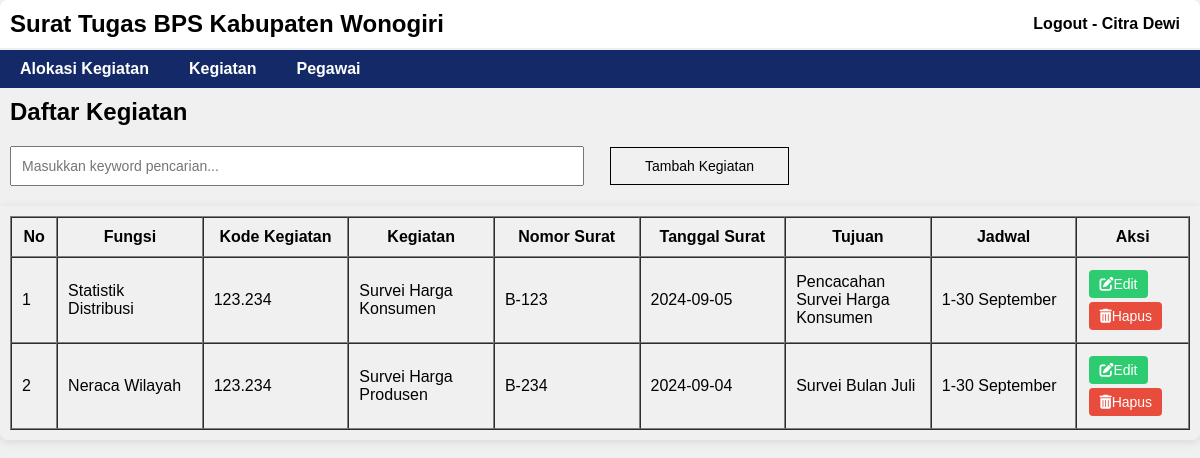
Screenshot of /kegiatan.php (signed in) with the database file from the repository.
### tables this page shows
CREATE TABLE `activities` (
  `id` int(11) NOT NULL,
  `fungsi` varchar(255) DEFAULT NULL,
  `kode_kegiatan` varchar(255) DEFAULT NULL,
  `activity` varchar(255) DEFAULT NULL,
  `nomor_surat` varchar(255) DEFAULT NULL,
  `tanggal_surat` date DEFAULT NULL,
  `tujuan_kegiatan` varchar(255) DEFAULT NULL,
  `jadwal` varchar(50) DEFAULT NULL
);

### kegiatan.php (the view, shortened to what this page needs)
<?php
include_once("db_connection.php");
$nip = $_SESSION["nip"];
$keyword = isset($_GET['keyword']) ? $_GET['keyword'] : '';
if ($_SESSION['level'] == "Administrator") {
    if ($keyword) {
        $stmt = $conn->prepare("SELECT * FROM activities WHERE activity LIKE ? OR kode_kegiatan LIKE ? OR tujuan_kegiatan LIKE ? ORDER BY activity");
        $searchTerm = '%' . $keyword . '%';
        $stmt->bind_param('sss', $searchTerm, $searchTerm, $searchTerm);
        $stmt->execute();
        $result = $stmt->get_result();
    } else {
        $result = $conn->query("SELECT * FROM activities ORDER BY activity");
    }
} else {
    $result = $conn->query("SELECT * FROM activities WHERE nip='$nip'");
}
?>
<!DOCTYPE html>
<html lang="en">
<head>
    <link rel="stylesheet" href="https://cdnjs.cloudflare.com/ajax/libs/font-awesome/6.0.0-beta3/css/all.min.css" />
    <link rel="stylesheet" href="styles.css">
</head>
<body>
    <?php include 'header.php'; ?>
    <div class="container">
        <div class="title">
            <h1>Daftar Kegiatan</h1>
        </div>
        <div class="row">
            <div class="cari">
                <input type="text" name="keyword" id="keyword" placeholder="Masukkan keyword pencarian..." autocomplete="off" onkeyup="searchKegiatan()">
            </div>
            <div class="tambah">
                <a href="kegiatan_tambah.php" class="hero-btn">Tambah Kegiatan</a>
            </div>
        </div>
        <main>
            <table border="1" cellpadding="10" cellspacing="0">
                <thead>
                    <tr>
                        <th width='1%'>No</th>
                        <th width='10%'>Fungsi</th>
                        <th width='10%'>Kode Kegiatan</th>
                        <th width='10%'>Kegiatan</th>
                        <th width='10%'>Nomor Surat</th>
                        <th width='10%'>Tanggal Surat</th>
                        <th width='10%'>Tujuan</th>
                        <th width='10%'>Jadwal</th>
                        <th width='5%'>Aksi</th>
                    </tr>
                </thead>
                <tbody id="kegiatan-table">
                    <?php
                    if ($result->num_rows > 0) {
                        $id = 1;
                        while ($row = $result->fetch_assoc()) {
                            echo "<tr>";
                            echo "<td>" . $id++ . "</td>";
                            echo "<td>" . $row['fungsi'] . "</td>";
                            echo "<td>" . $row['kode_kegiatan'] . "</td>";
                            echo "<td>" . $row['activity'] . "</td>";
                            echo "<td>" . $row['nomor_surat'] . "</td>";
                            echo "<td>" . $row['tanggal_surat'] . "</td>";
                            echo "<td>" . $row['tujuan_kegiatan'] . "</td>";
                            echo "<td>" . $row['jadwal'] . "</td>";
                            echo "<td>";
                            echo "<a href='kegiatan_ubah.php?id=" . $row['id'] . "' class='btn-edit'><i class='fas fa-edit'></i> Edit</a> <br>";
                            echo "<a href='#' class='btn-delete' onclick='deleteActivity(" . $row['id'] . "); return false;'><i class='fas fa-trash-alt'></i> Hapus</a>";
                            echo "</td>";
                            echo "</tr>";
                        }
                    } else {
                        echo "<tr><td colspan='9'>Tidak ada kegiatan yang tersedia.</td></tr>";
                    }
                    ?>
                </tbody>
            </table>
        </main>
    </div>
</body>
</html>

### styles.css (style rules this page uses)
body { font-family: Arial, sans-serif; margin: 0; padding: 0; background-color: #f0f0f0; justify-content: center; align-items: center; }
.title { display: flex; justify-content: space-between; padding: 10px; align-items: center; }
main { flex: 1; padding: 10px; border-radius: 0 0 8px 8px; box-shadow: 0 2px 10px rgba(0, 0, 0, 0.1); margin-top: 10px; }
h1 { margin: 0; font-size: 24px; }
.row { display: flex; align-items: center; padding: 0; align-items: baseline; flex-direction: row; align-content: center; flex-wrap: wrap; width: 100%; }
.cari, .tambah { flex: 1; margin: 10px; }
.cari input { width: 550px; padding: 10px; font-size: 14px; }
.hero-btn { text-decoration: none; color: black; border: 1px solid black; padding: 10px 34px; font-size: 14px; background: transparent; }
.btn-delete { background-color: #e74c3c; color: white; }
.btn-edit, .btn-delete { text-decoration: none; padding: 6px 10px; border-radius: 4px; color: #fff; display: inline-flex; align-items: center; justify-content: center; transition: background-color 0.3s; font-size: 14px; margin: 2px; }
.btn-edit { background-color: #2ecc71; }
.btn-delete { background-color: #e74c3c; }

### rows the page displays
activities: fungsi "Statistik Distribusi", kode_kegiatan "123.234", activity "Survei Harga Konsumen", nomor_surat "B-123", tanggal_surat "2024-09-05", tujuan_kegiatan "Pencacahan Survei Harga Konsumen", jadwal "1-30 September"
activities: fungsi "Neraca Wilayah", kode_kegiatan "123.234", activity "Survei Harga Produsen", nomor_surat "B-234", tanggal_surat "2024-09-04", tujuan_kegiatan "Survei Bulan Juli", jadwal "1-30 September"

### other values shown
$_SESSION["user"] "Citra Dewi"
